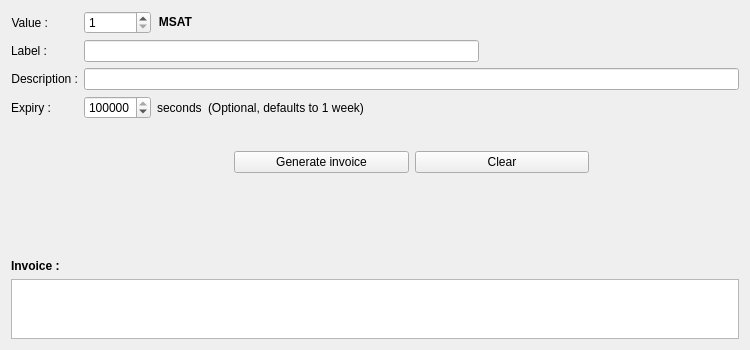
<?xml version="1.0" encoding="UTF-8"?>
<ui version="4.0">
 <class>ReceivePage</class>
 <widget class="QWidget" name="ReceivePage">
  <property name="geometry">
   <rect>
    <x>0</x>
    <y>0</y>
    <width>750</width>
    <height>350</height>
   </rect>
  </property>
  <property name="windowTitle">
   <string>Form</string>
  </property>
  <layout class="QVBoxLayout" name="verticalLayout">
   <item>
    <layout class="QVBoxLayout" name="verticalLayout_2">
     <item>
      <layout class="QFormLayout" name="formLayout">
       <item row="1" column="0">
        <widget class="QLabel" name="label">
         <property name="toolTip">
          <string>Value in millisatoshis of invoice to request.</string>
         </property>
         <property name="layoutDirection">
          <enum>Qt::LeftToRight</enum>
         </property>
         <property name="text">
          <string>Value :</string>
         </property>
         <property name="alignment">
          <set>Qt::AlignRight|Qt::AlignTrailing|Qt::AlignVCenter</set>
         </property>
        </widget>
       </item>
       <item row="1" column="1">
        <layout class="QHBoxLayout" name="horizontalLayout_2">
         <item>
          <widget class="QSpinBox" name="spinValue">
           <property name="toolTip">
            <string>Value in millisatoshis of invoice to request.</string>
           </property>
           <property name="suffix">
            <string/>
           </property>
           <property name="minimum">
            <number>1</number>
           </property>
           <property name="maximum">
            <number>1680000000</number>
           </property>
          </widget>
         </item>
         <item>
          <widget class="QLabel" name="labelUnit">
           <property name="font">
            <font>
             <weight>75</weight>
             <bold>true</bold>
            </font>
           </property>
           <property name="cursor">
            <cursorShape>IBeamCursor</cursorShape>
           </property>
           <property name="toolTip">
            <string>Your current on channels balance</string>
           </property>
           <property name="text">
            <string notr="true">MSAT</string>
           </property>
           <property name="alignment">
            <set>Qt::AlignRight|Qt::AlignTrailing|Qt::AlignVCenter</set>
           </property>
           <property name="textInteractionFlags">
            <set>Qt::LinksAccessibleByMouse|Qt::TextSelectableByKeyboard|Qt::TextSelectableByMouse</set>
           </property>
          </widget>
         </item>
         <item>
          <spacer name="horizontalSpacer">
           <property name="orientation">
            <enum>Qt::Horizontal</enum>
           </property>
           <property name="sizeHint" stdset="0">
            <size>
             <width>40</width>
             <height>20</height>
            </size>
           </property>
          </spacer>
         </item>
        </layout>
       </item>
       <item row="3" column="0">
        <widget class="QLabel" name="label_2">
         <property name="toolTip">
          <string>A unique string or number (never revealed to other nodes on the lightning network), used to query the status of this invoice.</string>
         </property>
         <property name="text">
          <string>Label :</string>
         </property>
         <property name="alignment">
          <set>Qt::AlignRight|Qt::AlignTrailing|Qt::AlignVCenter</set>
         </property>
        </widget>
       </item>
       <item row="5" column="0">
        <widget class="QLabel" name="label_3">
         <property name="toolTip">
          <string>A short description of the payment purpose, e.g. &quot;1 flat glob and 2 dogecoins&quot;.</string>
         </property>
         <property name="midLineWidth">
          <number>0</number>
         </property>
         <property name="text">
          <string>Description :</string>
         </property>
         <property name="textFormat">
          <enum>Qt::AutoText</enum>
         </property>
         <property name="alignment">
          <set>Qt::AlignRight|Qt::AlignTrailing|Qt::AlignVCenter</set>
         </property>
        </widget>
       </item>
       <item row="5" column="1">
        <widget class="QLineEdit" name="lineDescription">
         <property name="toolTip">
          <string>A short description of the payment purpose, e.g. &quot;1 flat glob and 2 dogecoins&quot;.</string>
         </property>
        </widget>
       </item>
       <item row="7" column="0">
        <widget class="QLabel" name="label_4">
         <property name="toolTip">
          <string>The time the invoice is valid for</string>
         </property>
         <property name="text">
          <string>Expiry :</string>
         </property>
         <property name="alignment">
          <set>Qt::AlignRight|Qt::AlignTrailing|Qt::AlignVCenter</set>
         </property>
        </widget>
       </item>
       <item row="7" column="1">
        <layout class="QHBoxLayout" name="horizontalLayout_3">
         <item>
          <widget class="QSpinBox" name="spinExpiry">
           <property name="toolTip">
            <string>The time the invoice is valid for.</string>
           </property>
           <property name="minimum">
            <number>1</number>
           </property>
           <property name="maximum">
            <number>999999</number>
           </property>
           <property name="value">
            <number>604800</number>
           </property>
          </widget>
         </item>
         <item>
          <widget class="QLabel" name="label_6">
           <property name="text">
            <string>seconds</string>
           </property>
          </widget>
         </item>
         <item>
          <widget class="QLabel" name="label_5">
           <property name="text">
            <string>(Optional, defaults to 1 week)</string>
           </property>
          </widget>
         </item>
         <item>
          <spacer name="horizontalSpacer_2">
           <property name="orientation">
            <enum>Qt::Horizontal</enum>
           </property>
           <property name="sizeHint" stdset="0">
            <size>
             <width>40</width>
             <height>20</height>
            </size>
           </property>
          </spacer>
         </item>
        </layout>
       </item>
       <item row="9" column="1">
        <layout class="QHBoxLayout" name="horizontalLayout_4">
         <item>
          <spacer name="horizontalSpacer_4">
           <property name="orientation">
            <enum>Qt::Horizontal</enum>
           </property>
           <property name="sizeType">
            <enum>QSizePolicy::Fixed</enum>
           </property>
           <property name="sizeHint" stdset="0">
            <size>
             <width>150</width>
             <height>20</height>
            </size>
           </property>
          </spacer>
         </item>
         <item>
          <widget class="QPushButton" name="buttonGenerate">
           <property name="text">
            <string>Generate invoice</string>
           </property>
          </widget>
         </item>
         <item>
          <widget class="QPushButton" name="buttonClear">
           <property name="text">
            <string>Clear</string>
           </property>
          </widget>
         </item>
         <item>
          <spacer name="horizontalSpacer_3">
           <property name="orientation">
            <enum>Qt::Horizontal</enum>
           </property>
           <property name="sizeType">
            <enum>QSizePolicy::Fixed</enum>
           </property>
           <property name="sizeHint" stdset="0">
            <size>
             <width>150</width>
             <height>20</height>
            </size>
           </property>
          </spacer>
         </item>
        </layout>
       </item>
       <item row="3" column="1">
        <layout class="QHBoxLayout" name="horizontalLayout">
         <item>
          <widget class="QLineEdit" name="lineLabel">
           <property name="toolTip">
            <string>A unique string or number (never revealed to other nodes on the lightning network), used to query the status of this invoice.</string>
           </property>
          </widget>
         </item>
         <item>
          <spacer name="horizontalSpacer_5">
           <property name="orientation">
            <enum>Qt::Horizontal</enum>
           </property>
           <property name="sizeType">
            <enum>QSizePolicy::Preferred</enum>
           </property>
           <property name="sizeHint" stdset="0">
            <size>
             <width>260</width>
             <height>20</height>
            </size>
           </property>
          </spacer>
         </item>
        </layout>
       </item>
       <item row="8" column="1">
        <spacer name="verticalSpacer_2">
         <property name="orientation">
          <enum>Qt::Vertical</enum>
         </property>
         <property name="sizeHint" stdset="0">
          <size>
           <width>20</width>
           <height>20</height>
          </size>
         </property>
        </spacer>
       </item>
      </layout>
     </item>
    </layout>
   </item>
   <item>
    <spacer name="verticalSpacer">
     <property name="orientation">
      <enum>Qt::Vertical</enum>
     </property>
     <property name="sizeType">
      <enum>QSizePolicy::Expanding</enum>
     </property>
     <property name="sizeHint" stdset="0">
      <size>
       <width>20</width>
       <height>40</height>
      </size>
     </property>
    </spacer>
   </item>
   <item>
    <layout class="QVBoxLayout" name="verticalLayout_3">
     <item>
      <widget class="QLabel" name="label_7">
       <property name="font">
        <font>
         <weight>75</weight>
         <bold>true</bold>
        </font>
       </property>
       <property name="text">
        <string>Invoice :</string>
       </property>
      </widget>
     </item>
     <item>
      <widget class="QTextEdit" name="textResultInvoice">
       <property name="maximumSize">
        <size>
         <width>16777215</width>
         <height>60</height>
        </size>
       </property>
       <property name="acceptRichText">
        <bool>false</bool>
       </property>
       <property name="textInteractionFlags">
        <set>Qt::TextSelectableByKeyboard|Qt::TextSelectableByMouse</set>
       </property>
      </widget>
     </item>
    </layout>
   </item>
  </layout>
 </widget>
 <tabstops>
  <tabstop>lineLabel</tabstop>
  <tabstop>lineDescription</tabstop>
  <tabstop>buttonGenerate</tabstop>
  <tabstop>buttonClear</tabstop>
  <tabstop>textResultInvoice</tabstop>
 </tabstops>
 <resources/>
 <connections/>
</ui>
